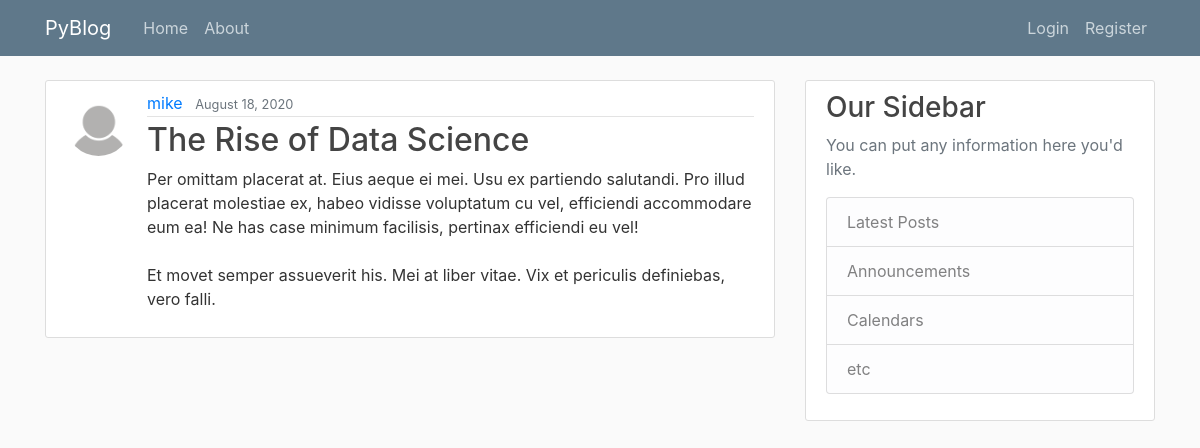
The app's page /post/20/, older data.
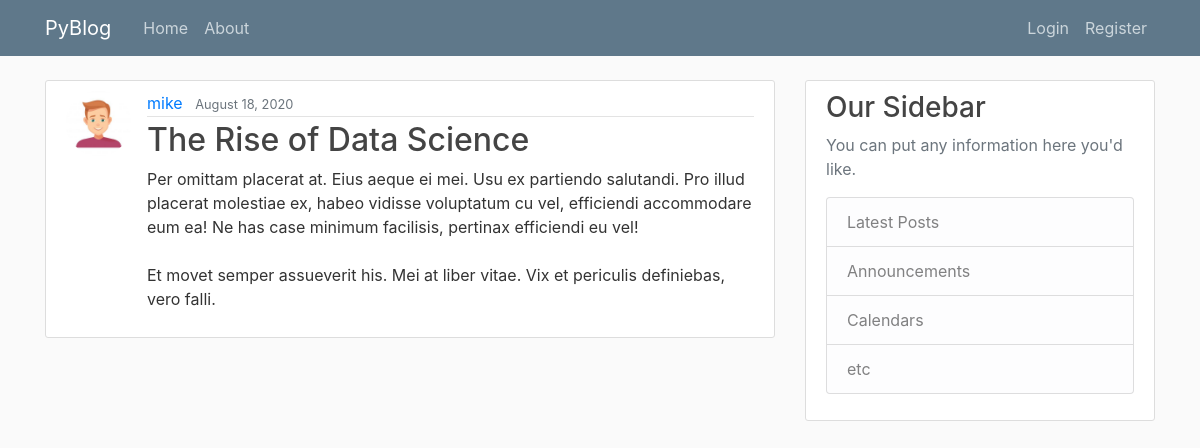
The same page, newer data.
### blog/models.py (models this page shows, shortened)
class Post(models.Model):
    title = models.CharField(max_length=100)
    content = models.TextField()
    date_posted = models.DateTimeField(default=timezone.now)
    author = models.ForeignKey(User, on_delete=models.CASCADE)

### users/models.py (models this page shows, shortened)
class Profile(models.Model):
    user = models.OneToOneField(User, on_delete=models.CASCADE)
    image = models.ImageField(
        default='profile_pics/default.png', upload_to='profile_pics')

### blog/views.py (the view)
# urls.py: path('post/<int:pk>/', PostDetailView.as_view(), name='post-detail'),
class PostDetailView(DetailView):
    model = Post

### blog/templates/blog/post_detail.html (shortened to what this page needs)
{% extends "blog/base.html" %}
{% block content %}
  <article class="media content-section">
    <img class="rounded-circle article-img" src="{{ object.author.profile.image.url }}">
    <div class="media-body">
      <div class="article-metadata">
        <a class="mr-2" href="{% url 'user-posts' object.author.username %}">{{ object.author }}</a>
        <small class="text-muted">{{ object.date_posted|date:"F d, Y" }}</small>
      </div>
      <h2 class="article-title">{{ object.title }}</h2>
      <p class="article-content">{{ object.content }}</p>
    </div>
  </article>
{% endblock content %}

Row changes from the older to the newer data that the page shows:
changed through a linked row, Post "The Rise of Data Science": author.profile.image: picture added in place of a placeholder
